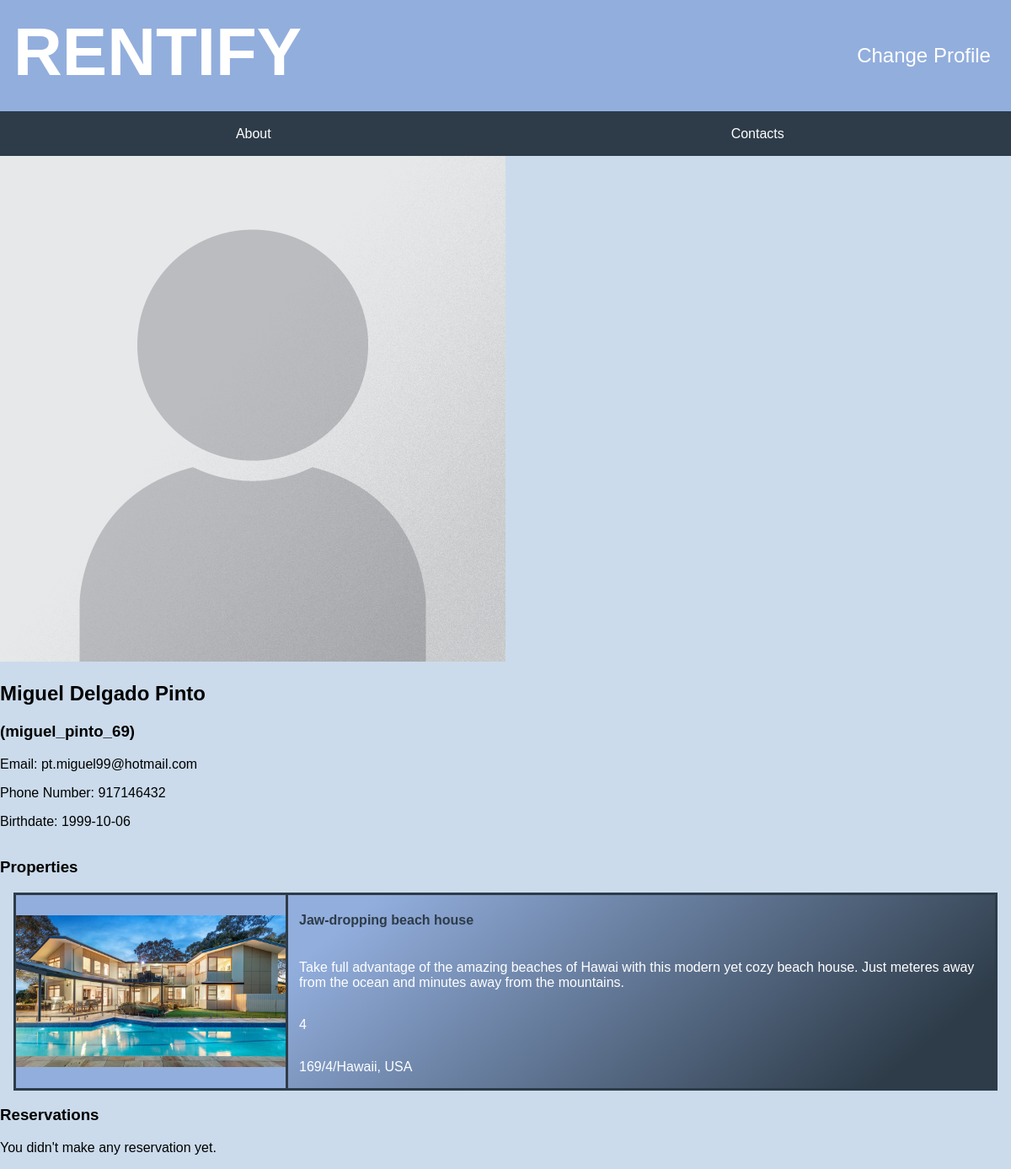
Screenshot of /pages/user.php with the database file from the repository.
### tables this page shows
CREATE TABLE User(
    username TEXT UNIQUE PRIMARY KEY,
    full_name TEXT NOT NULL,
    birthdate DATE NOT NULL,
    phone INTEGER NOT NULL,
    email TEXT NOT NULL,
    password_hash INTEGER NOT NULL
, image_name TEXT NOT NULL DEFAULT 'user_placeholder.jpg');

CREATE TABLE Property(
    id INTEGER PRIMARY KEY AUTOINCREMENT,
    owner_username TEXT REFERENCES User(username) ON DELETE CASCADE ON UPDATE CASCADE,
    title TEXT NOT NULL,
    price_per_day REAL NOT NULL,
    location TEXT NOT NULL,
    description TEXT NOT NULL,
    sleeps INTEGER NOT NULL,
    CONSTRAINT minimum_sleeps CHECK (sleeps > 0)
);

CREATE TABLE PropertyImage(
    property_id INTEGER REFERENCES Property(id),
    image_name TEXT NOT NULL,
    PRIMARY KEY(property_id, image_name)
);

### database/user.php (called while the page is built, shortened)
<?php
  include_once "../database/connection.php";
  function getUserInfo($username, $password){
    global $db;
    $stmt = $db->prepare('SELECT * FROM User WHERE username = ? AND password_hash = ?');
    $stmt->execute(array($username, $password));
    return $stmt->fetch();
  }
?>

### database/property.php (called while the page is built, shortened)
<?php
    include_once "../database/connection.php";
    function getPropertyInfo($id){
        global $db;
        $stmt = $db->prepare('
            SELECT *
			FROM Property
            WHERE id = ?
        ');
		$stmt->execute(array($id));
        $propertyInfo = $stmt->fetch();
		return $propertyInfo;
    }
    function getPropertyImages($id){
        global $db;
        $stmt = $db->prepare('
            SELECT PropertyImage.image_name as image
            FROM Property
            JOIN PropertyImage
            ON Property.id = PropertyImage.property_id
            WHERE Property.id = ?
        ');
        $stmt->execute(array($id));
        $propertyImages = $stmt->fetchAll();
        return $propertyImages;
    }
    function getUserProperties($username){
        global $db;
        $stmt = $db->prepare('
            SELECT Property.id as id
            FROM Property
            WHERE owner_username = ?
        ');
        $stmt->execute(array($username));
        return $stmt->fetchAll();
    }
?>

### database/reservations.php (called while the page is built)
<?php
    include_once "../database/connection.php";
    function getUserReservations($username){
        global $db;
        $stmt = $db->prepare('SELECT * FROM Reservation WHERE tourist_username = ?');
        $stmt->execute(array($username));
        return $stmt->fetchAll();
    }
?>

### pages/user.php (the view, shortened to what this page needs)
<?php
    include_once "../database/connection.php";
    include_once "../database/property.php";
    include_once "../database/user.php";
    include_once "../database/reservations.php";
    include_once "../templates/tpl_common.php";
    $username = 'miguel_pinto_69';
    $password_hash = 12345;
    $user_info = getUserInfo($username, $password_hash);
    $property_ids = getUserProperties($username);
    $reservations = getUserReservations($username);
?>
        <link href="../css/user_page.css" rel="stylesheet">
        <link href="../css/properties_list.css" rel="stylesheet">
    </head>
    <body>
        <header>
            <h1><a href="index.php"> RENTIFY </a></h1>
            <div id="signup">
                <a id="change_profile" href="change_profile.php">Change Profile</a>
            </div>
        </header>
        <section id="user_info">
            <img src="../images/<?=$user_info['image_name']?>"/>
            <h2><?=$user_info['full_name']?></h2>
            <h3>(<?=$user_info['username']?>)</h3>
            <p>Email: <?=$user_info['email']?></p>
            <p>Phone Number: <?=$user_info['phone']?></p>
            <p>Birthdate: <?=$user_info['birthdate']?></p>
        </section>
        <section id="properties">
            <h3>Properties</h3>
        <?php
        if(count($property_ids) == 0){
        ?>
            <p>You didn't register any property yet.</p>
        <?php
        }
        else{
            foreach ($property_ids as $id) {
                $property_info = getPropertyInfo($id['id']);
                $property_images = getPropertyImages($id['id']);
            ?>
            <a href="property_page.php?property=<?=$id['id']?>">
                <article id="property">
                    <div id="image">
                        <img src="../images/<?=$property_images[0]['image']?>"/>
                    </div>
                    <h4 id="property_name"><?=$property_info['title']?></h4>
                    <p id="description"><?=$property_info['description']?></p>
                    <p id="price"><?=$property_info['price_per_day']?>/<?=$property_info['sleeps']?>/<?=$property_info['location']?></p>
                    <p id="sleeps"><?=$property_info['sleeps']?></p>
                </article>
            </a>
            <?php
            }
        }
        ?>
        </section>
        <section id="user_reservations">
            <h3>Reservations</h3>
        <?php
        if(count($reservations) == 0){
        ?>
            <p>You didn't make any reservation yet.</p>
        <?php
        }
        ?>
        </section>
    </body>
</html>

### css/layout.css (style rules this page uses)
body { background-color: rgb(203, 219, 235); margin: 0; display: grid; grid-template-rows: [header] auto [nav] auto [properties] 1fr [footer] auto [end]; }
body > header { display: grid; grid-template-columns: 6fr 1fr; height: 100px; }
body > header h1 { grid-column: 1; }
body > header #signup { grid-column: 2; align-self: center; }

### css/style.css (style rules this page uses)
body > header { background-color: #92aedd; color: white; padding: 1em; }
body > header h1 { margin: 0; }
body > header a { color: white; text-decoration: none; }
#signup a:first-child { border-right: 2px solid white; padding-right: 0.3em; }
header h1 { font-size: 5em; font-family: 'Trebuchet MS', Helvetica, sans-serif; }
header #signup { font-size: 1.5em; font-family: 'Trebuchet MS', Helvetica, sans-serif; }
body { font-family: 'Trebuchet MS', Helvetica, sans-serif; }

### css/user_page.css (style rules this page uses)
#signup #change_profile { border-right: 0; padding-right: 0; }

### css/properties_list.css (style rules this page uses)
#properties #property { display: grid; border: solid #2e3c49; margin: 0em 1em 0em 1em; grid-template-columns: 20em auto; background: linear-gradient(140deg, #92aedd 30%, #2e3c49 90%); }
#properties a { text-decoration: none; }
#properties #property #image { background: #92aedd; width: 20em; border-right: solid #2e3c49; grid-column: 1; grid-row-start: 1; grid-row-end: 5; display:flex; align-items: center; }
#properties #property #image img { width: 20em; margin: auto; }
#properties #property #property_name { grid-column: 2; grid-row: 1; padding-left: 1em; color: #2e3c49; }
#properties #property #description { grid-column: 2; grid-row: 2; padding-left: 1em; color: white; }
#properties #property #sleeps { grid-column: 2; grid-row: 3; padding-left: 1em; color: white; }
#properties #property #price { grid-column: 2; grid-row: 4; padding-left: 1em; color: white; }

### rows the page displays
user: image_name (placeholder picture), full_name "Miguel Delgado Pinto", username "miguel_pinto_69", email "pt.miguel99@hotmail.com", phone "917146432", birthdate "1999-10-06"
property: propertyimage.image_name (picture), title "Jaw-dropping beach house", description "Take full advantage of the amazing beaches of Hawai with this modern yet cozy beach house. Just meteres away from the ocean and minutes away from the mountains.", price_per_day "169", sleeps "4", location "Hawaii, USA"
